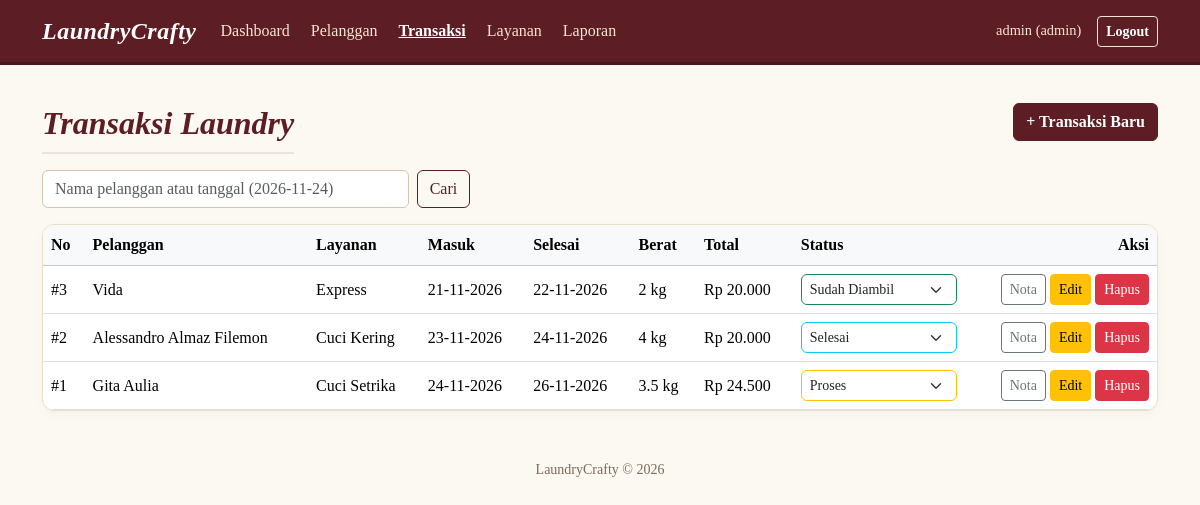
The page /transaksi.php (signed in) on the database its author committed.
### tables this page shows
CREATE TABLE transaksi (
    id_transaksi    INT NOT NULL AUTO_INCREMENT,
    id_pelanggan    INT NOT NULL,
    id_layanan      INT NOT NULL,
    tanggal_masuk   DATE NOT NULL,
    tanggal_selesai DATE NOT NULL,
    berat           DECIMAL(6,2) NOT NULL,
    total_harga     INT NOT NULL,
    status          ENUM('Proses','Selesai','Sudah Diambil') NOT NULL DEFAULT 'Proses',
    PRIMARY KEY (id_transaksi),
    CONSTRAINT fk_trx_pelanggan FOREIGN KEY (id_pelanggan) REFERENCES pelanggan(id_pelanggan),
    CONSTRAINT fk_trx_layanan   FOREIGN KEY (id_layanan)   REFERENCES layanan(id_layanan)
);

CREATE TABLE pelanggan (
    id_pelanggan INT NOT NULL AUTO_INCREMENT,
    nama         VARCHAR(64)  NOT NULL,
    alamat       VARCHAR(255) NOT NULL,
    no_hp        VARCHAR(20)  NOT NULL,
    PRIMARY KEY (id_pelanggan)
);

CREATE TABLE layanan (
    id_layanan    INT NOT NULL AUTO_INCREMENT,
    nama_layanan  VARCHAR(64) NOT NULL,
    harga_per_kg  INT NOT NULL,
    PRIMARY KEY (id_layanan)
);

### config.php (called while the page is built, shortened)
<?php
function e($s): string
{
    return htmlspecialchars((string)$s, ENT_QUOTES, 'UTF-8');
}
function rupiah($n): string
{
    return 'Rp ' . number_format((float)$n, 0, ',', '.');
}
function tgl($d): string
{
    return $d ? date('d-m-Y', strtotime($d)) : '-';
}
function is_admin(): bool
{
    return ($_SESSION['user']['role'] ?? '') === 'admin';
}

### transaksi.php (the view, shortened to what this page needs)
<?php
require 'config.php';
$q = trim($_GET['q'] ?? '');
$sql = 'SELECT t.*, p.nama, l.nama_layanan
        FROM transaksi t
        JOIN pelanggan p ON p.id_pelanggan = t.id_pelanggan
        JOIN layanan l ON l.id_layanan = t.id_layanan';
if ($q !== '') {
    $sql .= ' WHERE p.nama LIKE ? OR t.tanggal_masuk = ? ORDER BY t.id_transaksi DESC';
    $stmt = $db->prepare($sql);
    $like = '%' . $q . '%';
    $stmt->bind_param('ss', $like, $q);
    $stmt->execute();
    $rows = $stmt->get_result();
} else {
    $rows = $db->query($sql . ' ORDER BY t.id_transaksi DESC');
}
$warna = ['Proses' => 'warning', 'Selesai' => 'info', 'Sudah Diambil' => 'success'];
include 'header.php';
?>
<div class="d-flex justify-content-between align-items-center mb-3">
    <h3 class="mb-0">Transaksi Laundry</h3>
    <a href="transaksi-form.php" class="btn btn-primary">+ Transaksi Baru</a>
</div>
<form class="row g-2 mb-3" method="get">
    <div class="col-sm-6 col-md-4">
        <input type="text" name="q" value="<?= e($q) ?>" class="form-control"
               placeholder="Nama pelanggan atau tanggal (2026-11-24)">
    </div>
    <div class="col-auto">
        <button class="btn btn-outline-primary">Cari</button>
    </div>
</form>
<div class="card"><div class="table-responsive">
<table class="table table-hover mb-0 align-middle">
    <thead class="table-light">
        <tr>
            <th>No</th><th>Pelanggan</th><th>Layanan</th><th>Masuk</th><th>Selesai</th>
            <th>Berat</th><th>Total</th><th>Status</th><th class="text-end">Aksi</th>
        </tr>
    </thead>
    <tbody>
    <?php $ada = false; while ($r = $rows->fetch_assoc()): $ada = true; ?>
        <tr>
            <td>#<?= (int)$r['id_transaksi'] ?></td>
            <td><?= e($r['nama']) ?></td>
            <td><?= e($r['nama_layanan']) ?></td>
            <td><?= tgl($r['tanggal_masuk']) ?></td>
            <td><?= tgl($r['tanggal_selesai']) ?></td>
            <td><?= e(rtrim(rtrim($r['berat'], '0'), '.')) ?> kg</td>
            <td><?= rupiah($r['total_harga']) ?></td>
            <td>
                <form action="transaksi-proses.php" method="post" class="d-flex gap-1">
                    <select name="status" class="form-select form-select-sm border-<?= $warna[$r['status']] ?>"
                            onchange="this.form.submit()">
                        <?php foreach ($warna as $s => $_): ?>
                            <option <?= $s === $r['status'] ? 'selected' : '' ?>><?= e($s) ?></option>
                        <?php endforeach; ?>
                    </select>
                </form>
            </td>
            <td class="text-end text-nowrap">
                <a href="nota.php?id=<?= (int)$r['id_transaksi'] ?>" class="btn btn-sm btn-outline-secondary" target="_blank">Nota</a>
                <a href="transaksi-form.php?id=<?= (int)$r['id_transaksi'] ?>" class="btn btn-sm btn-warning">Edit</a>
                <?php if (is_admin()): ?>
                <form action="transaksi-proses.php" method="post" class="d-inline"
                      onsubmit="return confirm('Hapus transaksi ini?')">
                    <button class="btn btn-sm btn-danger">Hapus</button>
                </form>
                <?php endif; ?>
            </td>
        </tr>
    <?php endwhile; ?>
    </tbody>
</table>
</div></div>
<?php include 'footer.php'; ?>

### header.php (style rules this page uses)
body { background-color: #fcf8f2 !important; font-family: 'Georgia', 'Times New Roman', serif; color: #2b2b2b; }
h3, .judul-halaman { font-style: italic; font-weight: bold; color: #5c1d24; margin-top: 15px; font-size: 2rem; border-bottom: 2px solid rgba(92, 29, 36, 0.1); padding-bottom: 10px; }
.card { background-color: #ffffff !important; border: 1px solid #e8dec9 !important; border-radius: 12px !important; box-shadow: 0 4px 12px rgba(0, 0, 0, 0.03); overflow: hidden; }
.btn-primary { background-color: #5c1d24 !important; border-color: #5c1d24 !important; border-radius: 6px; font-weight: bold; }
.btn-outline-primary { color: #5c1d24 !important; border-color: #5c1d24 !important; border-radius: 6px; }
.form-control, .form-select { border: 1px solid #d4c5b3; background-color: #ffffff; border-radius: 6px; }
.table { --bs-table-bg: transparent; color: #2b2b2b; }
.table-light { background-color: #f9f3ea !important; color: #5c1d24 !important; font-weight: bold; }

### rows shown on the page
transaksi: id_transaksi "3", id_pelanggan.nama "Vida", id_layanan.nama_layanan "Express", tanggal_masuk "21-11-2026", tanggal_selesai "22-11-2026", berat "2", total_harga "Rp 20.000"
transaksi: id_transaksi "2", id_pelanggan.nama "Alessandro Almaz Filemon", id_layanan.nama_layanan "Cuci Kering", tanggal_masuk "23-11-2026", tanggal_selesai "24-11-2026", berat "4", total_harga "Rp 20.000"
transaksi: id_transaksi "1", id_pelanggan.nama "Gita Aulia", id_layanan.nama_layanan "Cuci Setrika", tanggal_masuk "24-11-2026", tanggal_selesai "26-11-2026", berat "3.5", total_harga "Rp 24.500"

### other values the page prints
$_SESSION['user']['username'] "admin"
$_SESSION['user']['role'] "admin"
form field status "Sudah Diambil"
form field status "Selesai"
form field status "Proses"
